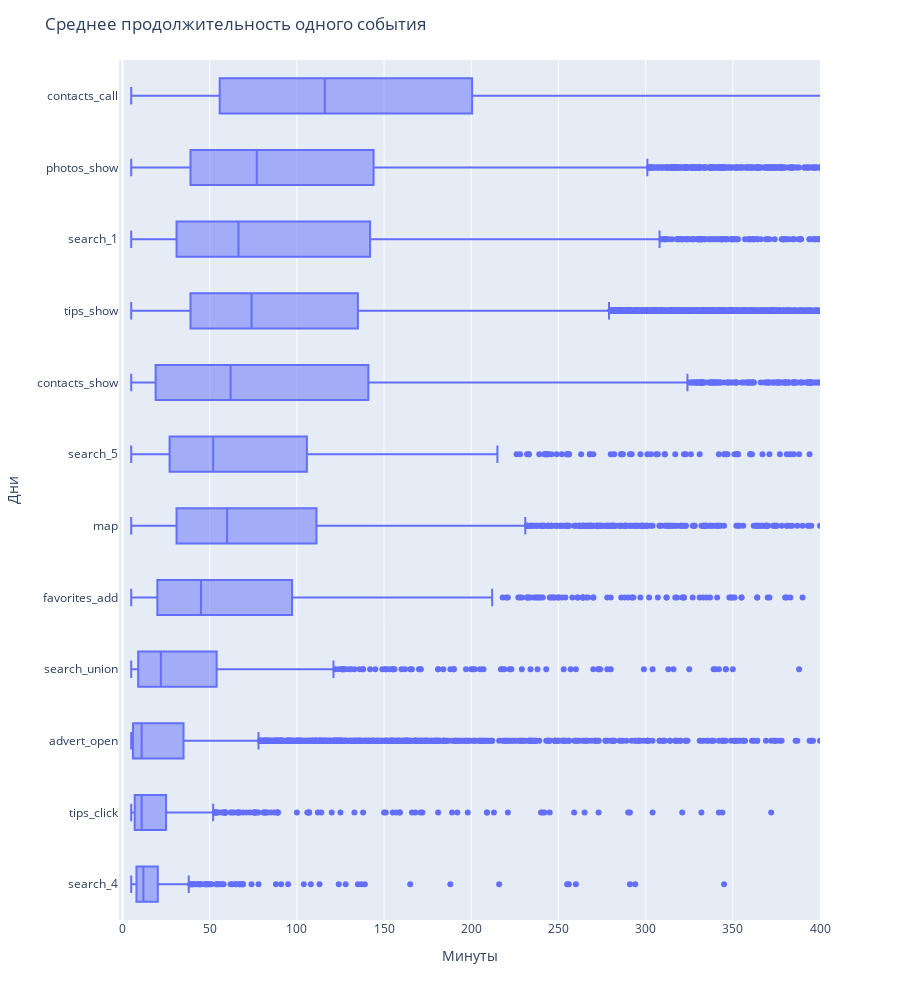

Notebook code cell kept with this figure:
### Code cell
# Строим боксплоты по количеству мест в категориях  
fig = px.box(clean_dur_sessions_sec, y='event_name', x='time_on_page_sec',
            height=1000, range_x=(-2, 400))

fig.update_layout(title='Среднее продолжительность одного события',
                   xaxis_title='Минуты',
                   yaxis_title='Дни', showlegend=False)
fig.update_yaxes(categoryorder='mean ascending')

fig.show();

print(clean_dur_sessions_sec['time_on_page_sec'].describe())

### Figure 1 — Plotly figure (JSON) as saved in the notebook; plotly's stock layout.template omitted (floating-point values rounded to 4 significant figures; data arrays with more than 128 entries replaced by an {"elided": "..."} marker saying what was removed)
{"data": [{"alignmentgroup": "True", "hovertemplate": "time_on_page_sec=%{x}<br>event_name=%{y}<extra></extra>", "legendgroup": "", "marker": {"color": "#636efa"}, "name": "", "notched": false, "offsetgroup": "", "orientation": "h", "showlegend": false, "type": "box", "x": {"elided": "54264 int values"}, "x0": " ", "xaxis": "x", "y": {"elided": "54264 str values"}, "y0": " ", "yaxis": "y"}], "layout": {"boxmode": "group", "height": 1000, "legend": {"tracegroupgap": 0}, "margin": {"t": 60}, "showlegend": false, "title": {"text": "Среднее продолжительность одного события"}, "xaxis": {"anchor": "y", "domain": [0, 1], "range": [-2, 400], "title": {"text": "Минуты"}}, "yaxis": {"anchor": "x", "categoryorder": "mean ascending", "domain": [0, 1], "title": {"text": "Дни"}}}}
